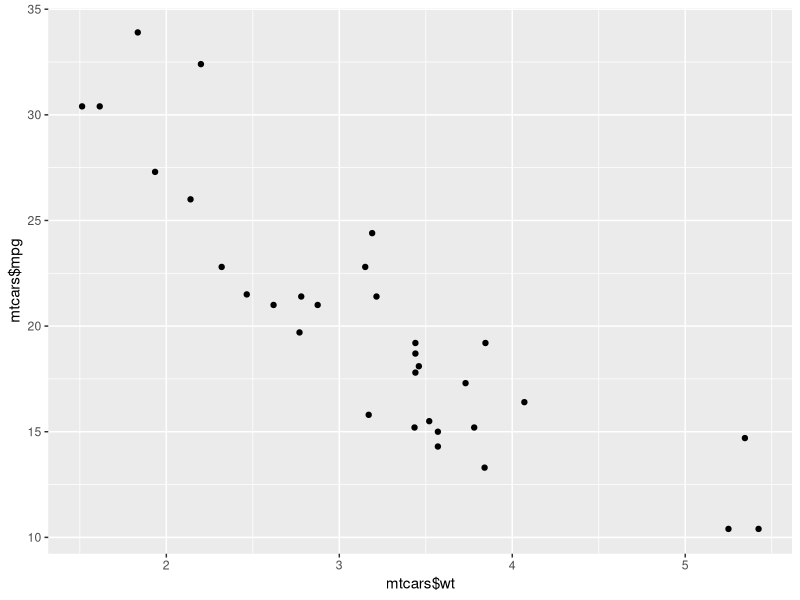
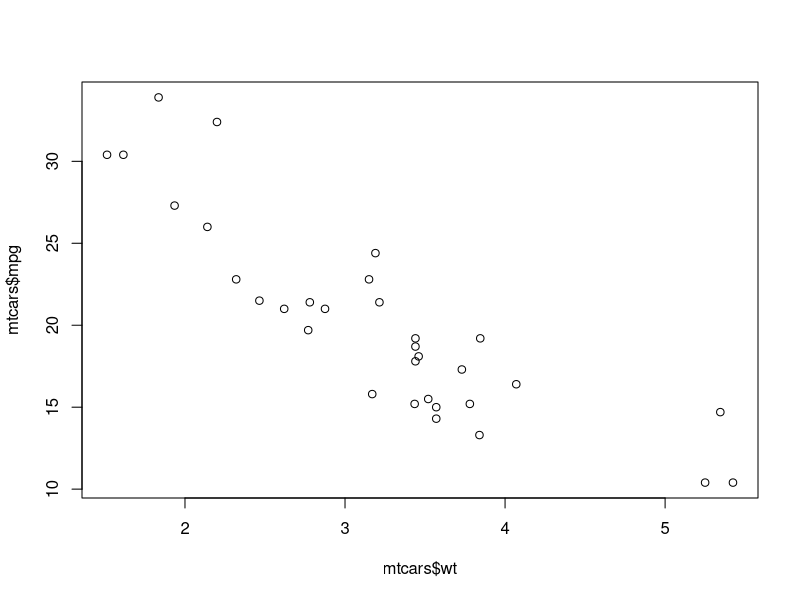
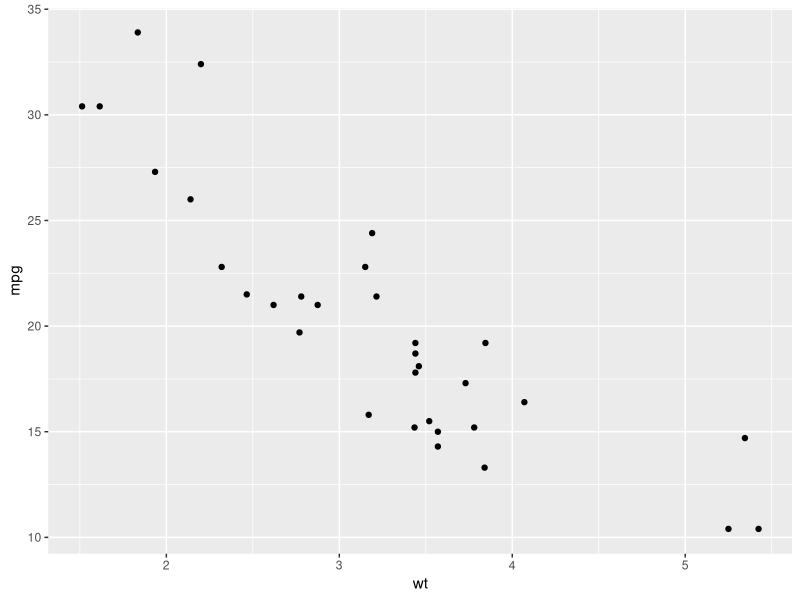
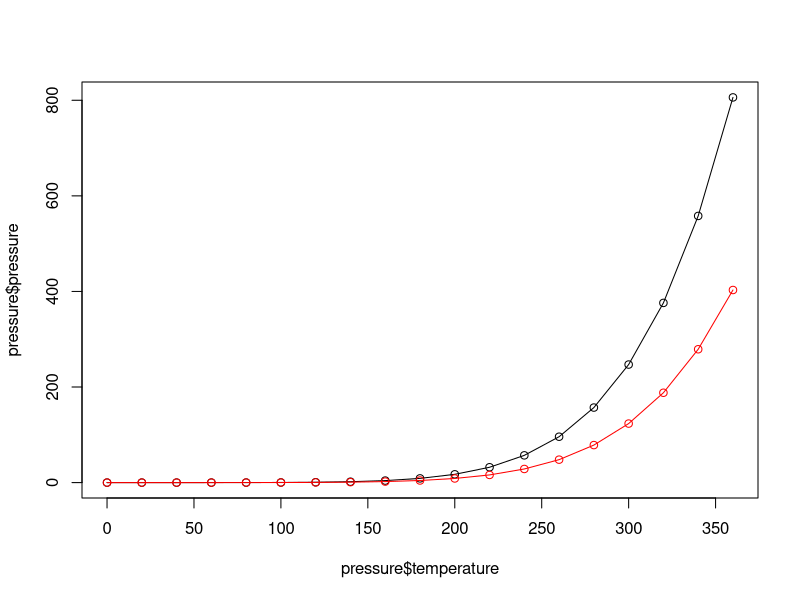
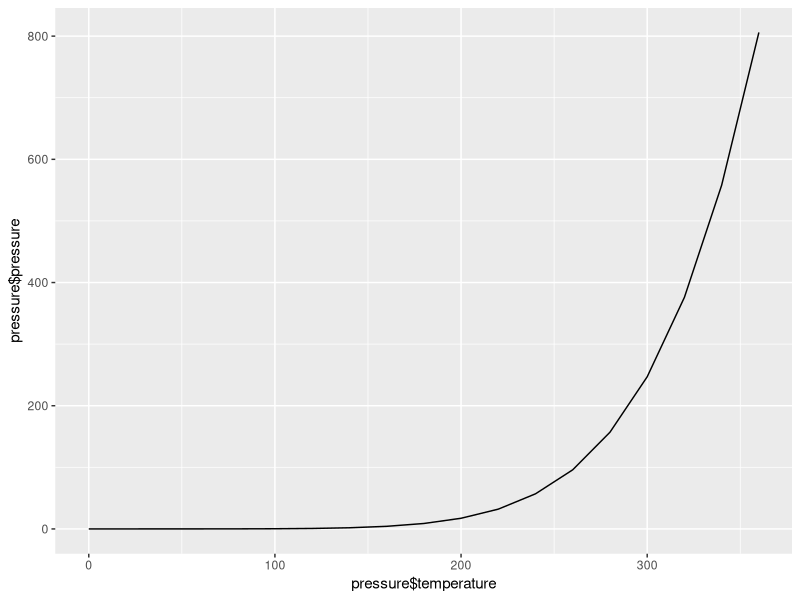
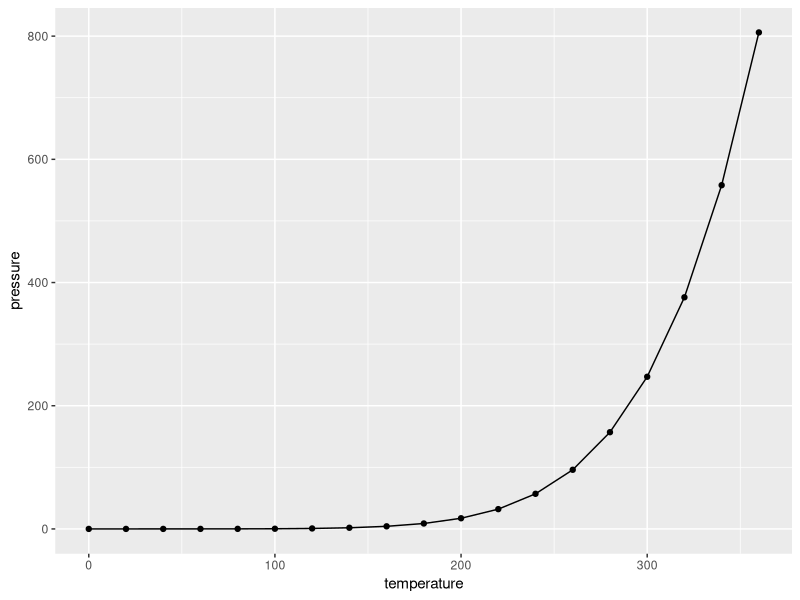
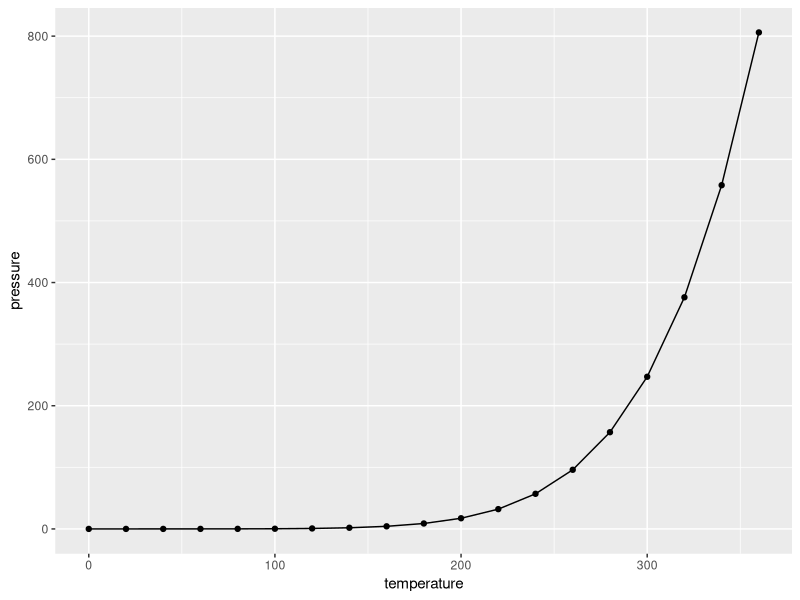

These charts were generated, in order, by the following R code:
library(ggplot2)
qplot(mtcars$wt, mtcars$mpg)

plot(mtcars$wt, mtcars$mpg)

qplot(wt, mpg, data = mtcars)


plot(pressure$temperature, pressure$pressure, type = "l")
points(pressure$temperature, pressure$pressure)

lines(pressure$temperature, pressure$pressure/2, col = "red")
points(pressure$temperature, pressure$pressure/2, col = "red")

qplot(pressure$temperature, pressure$pressure, geom = "line")
qplot(temperature, pressure, data = pressure, geom = c("line","point"))
ggplot(pressure, aes(x = temperature, y = pressure)) + geom_line() + geom_point()
